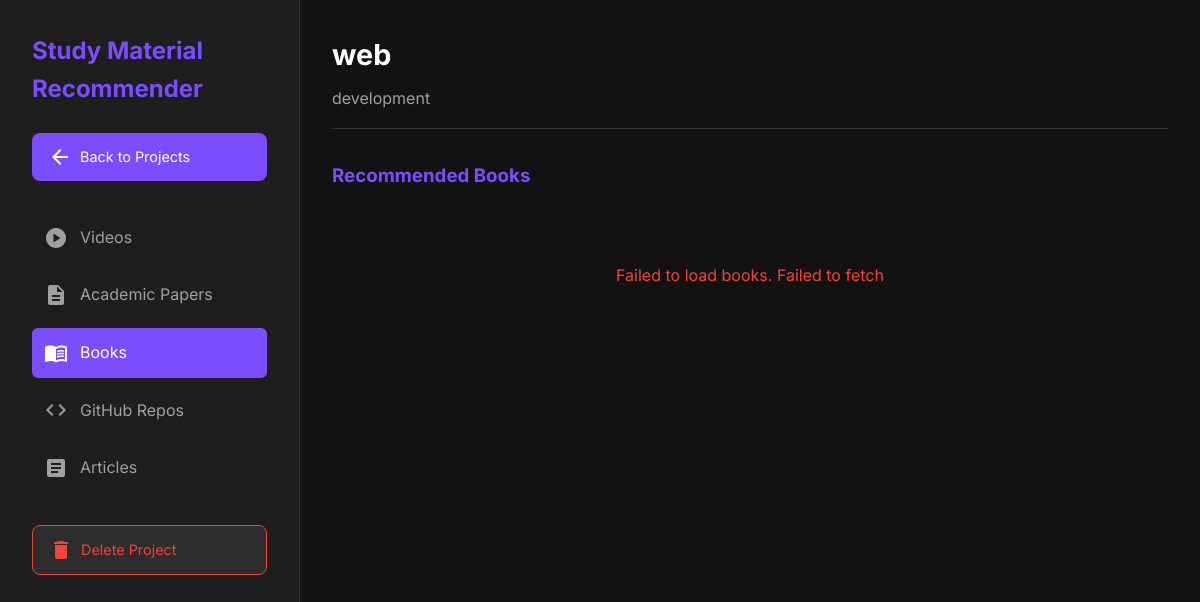
/project/1, run on an earlier commit of the app's database.
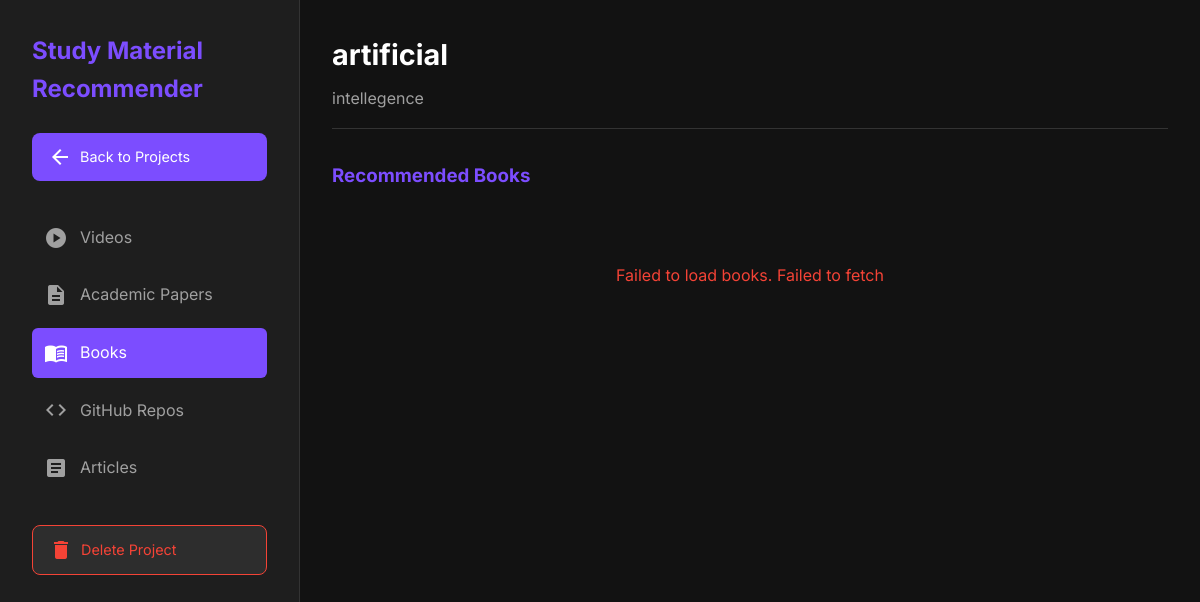
And on a later commit of the database.
### app.py (models this page shows)
class Project(db.Model):
    id = db.Column(db.Integer, primary_key=True)
    title = db.Column(db.String(100), nullable=False)
    prompt = db.Column(db.Text, nullable=False)
    created_at = db.Column(db.DateTime, default=datetime.utcnow)
    videos = db.relationship('Video', backref='project', lazy=True, cascade='all, delete-orphan')
    papers = db.relationship('Paper', backref='project', lazy=True, cascade='all, delete-orphan')
    books = db.relationship('Book', backref='project', lazy=True, cascade='all, delete-orphan')

### app.py (the view)
@app.route('/project/<int:project_id>')
def project_details(project_id):
    project = Project.query.get_or_404(project_id)
    return render_template('project_details.html', project=project)

### templates/project_details.html (shortened to what this page needs)
<!DOCTYPE html>
<html lang="en">
<head>
    <link rel="stylesheet" href="{{ url_for('static', filename='css/style.css') }}">
</head>
<body>
    <div class="app-container">
        <nav class="sidebar">
            <div class="sidebar-header">
                <h1>Study Material<br>Recommender</h1>
                <a href="/" class="back-btn">
                    <span class="material-icons">arrow_back</span>
                    Back to Projects
                </a>
            </div>
            <div class="section-nav">
                <a href="#videos" class="section-link active">
                    <span class="material-icons">play_circle</span>
                    Videos
                </a>
                <a href="#papers" class="section-link">
                    <span class="material-icons">description</span>
                    Academic Papers
                </a>
                <a href="#books" class="section-link">
                    <span class="material-icons">menu_book</span>
                    Books
                </a>
                <a href="#github" class="section-link">
                    <span class="material-icons">code</span>
                    GitHub Repos
                </a>
                <a href="#articles" class="section-link">
                    <span class="material-icons">article</span>
                    Articles
                </a>
            </div>
            <div class="sidebar-footer">
                <button id="deleteProjectBtn" class="delete-btn" data-project-id="{{ project.id }}">
                    <span class="material-icons">delete</span>
                    Delete Project
                </button>
            </div>
        </nav>
        <main class="main-content">
            <div class="project-header">
                <h2>{{ project.title }}</h2>
                <p class="project-prompt">{{ project.prompt }}</p>
            </div>
            <div class="content-sections">
                <section id="books" class="content-section">
                    <h3>Recommended Books</h3>
                    <div class="content-grid">
                    </div>
                </section>
            </div>
        </main>
    </div>
</body>
</html>

### static/css/style.css (style rules this page uses)
:root { --bg-primary: #121212; --bg-secondary: #1e1e1e; --bg-tertiary: #2d2d2d; --text-primary: #ffffff; --text-secondary: #a0a0a0; --accent: #7c4dff; --accent-hover: #651fff; --border: #333333; --success: #4caf50; --error: #f44336; }
* { margin: 0; padding: 0; box-sizing: border-box; font-family: 'Inter', sans-serif; }
body { background-color: var(--bg-primary); color: var(--text-primary); line-height: 1.6; }
.app-container { display: grid; grid-template-columns: 300px 1fr; min-height: 100vh; }
.sidebar { background: var(--bg-secondary); padding: 2rem; border-right: 1px solid var(--border); }
.sidebar-header { margin-bottom: 2rem; }
.sidebar-header h1 { font-size: 1.5rem; margin-bottom: 1.5rem; color: var(--accent); }
.new-project-btn, .back-btn { display: flex; align-items: center; gap: 0.5rem; padding: 0.75rem 1rem; background: var(--accent); color: white; border: none; border-radius: 8px; cursor: pointer; font-size: 0.9rem; transition: all 0.3s ease; text-decoration: none; width: 100%; }
.sidebar-footer { margin-top: auto; padding-top: 2rem; }
.delete-btn { display: flex; align-items: center; gap: 0.5rem; width: 100%; padding: 0.75rem 1rem; background: var(--bg-tertiary); border: 1px solid var(--error); color: var(--error); border-radius: 8px; cursor: pointer; font-size: 0.9rem; transition: all 0.3s ease; }
.main-content { padding: 2rem; }
.section-nav { display: flex; flex-direction: column; gap: 0.5rem; margin-top: 2rem; }
.section-link { display: flex; align-items: center; gap: 0.75rem; padding: 0.75rem; color: var(--text-secondary); text-decoration: none; border-radius: 6px; transition: all 0.3s ease; }
.section-link.active { background: var(--accent); color: white; }
.project-header { margin-bottom: 2rem; padding-bottom: 1rem; border-bottom: 1px solid var(--border); }
.project-header h2 { font-size: 1.8rem; margin-bottom: 0.5rem; }
.project-prompt { color: var(--text-secondary); }
.content-section { display: none; animation: fadeIn 0.3s ease; }
.content-section.active { display: block; }
.content-section h3 { margin-bottom: 1.5rem; color: var(--accent); }
.content-grid { display: grid; grid-template-columns: repeat(auto-fill, minmax(250px, 1fr)); gap: 1.5rem; padding: 1rem 0; position: relative; }
.content-section#books .content-grid { display: grid; grid-template-columns: repeat(auto-fill, minmax(250px, 1fr)); gap: 1.5rem; padding: 1rem 0; }

What changed in the data, as far as the page shows it:
changed Project: title "web" → "artificial"; prompt "development" → "intellegence"
